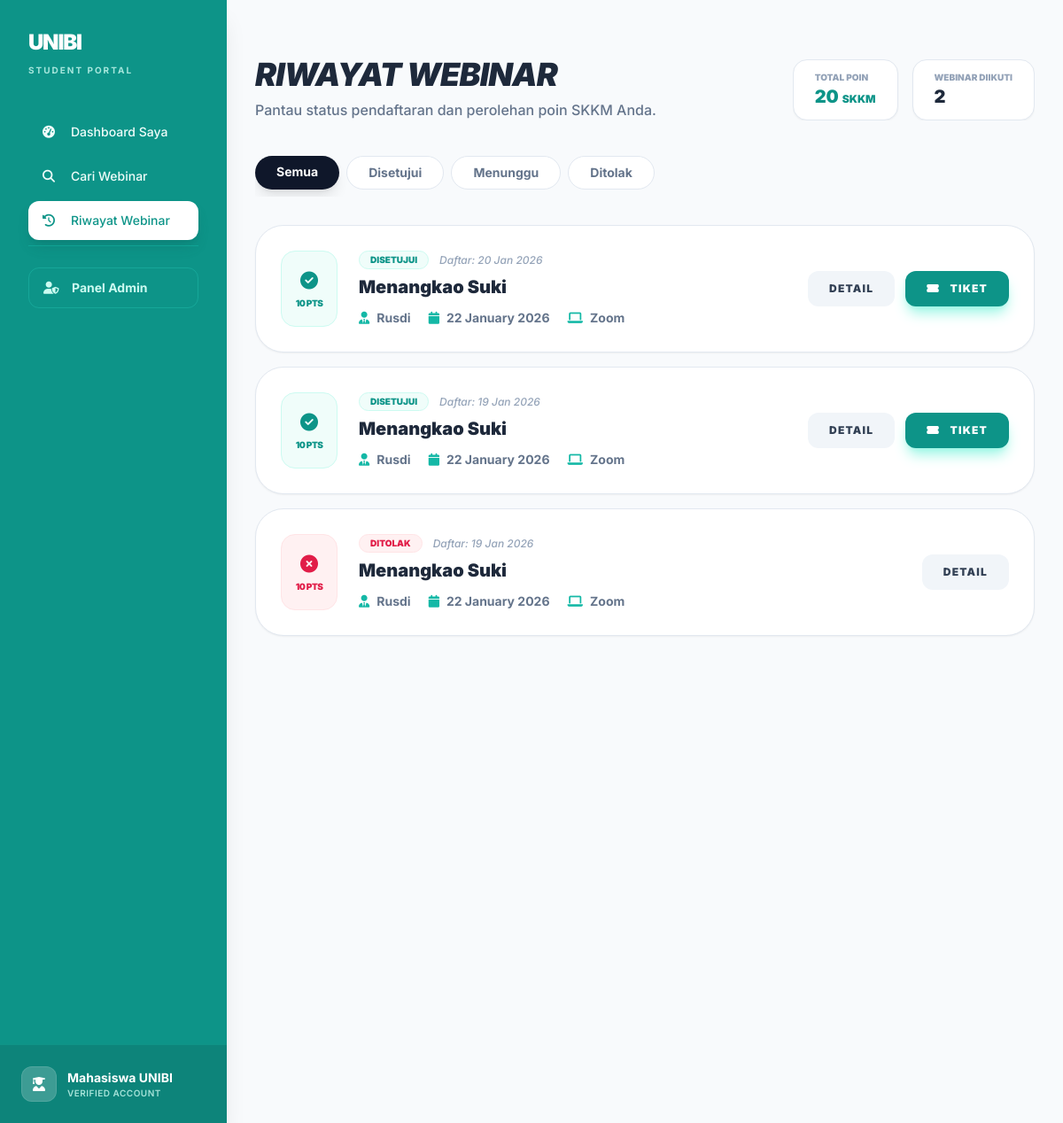
Screenshot of /student/riwayat.php with the database file from the repository.
### tables this page shows
CREATE TABLE `pemantauan_webinar` (
  `id_pendaftaran` int NOT NULL,
  `id_webinar` int DEFAULT NULL,
  `npp` varchar(13) NOT NULL,
  `motivasi` text,
  `status_pendaftaran` enum('menunggu','disetujui','ditolak') DEFAULT 'menunggu',
  `tanggal_daftar` timestamp NOT NULL DEFAULT CURRENT_TIMESTAMP
);

CREATE TABLE `webinar` (
  `id_webinar` int NOT NULL,
  `judul` varchar(200) DEFAULT NULL,
  `deskripsi` text,
  `kategori` varchar(50) DEFAULT NULL,
  `tanggal` date DEFAULT NULL,
  `waktu_mulai` time DEFAULT NULL,
  `waktu_selesai` time DEFAULT NULL,
  `pembicara` varchar(100) DEFAULT NULL,
  `platform` varchar(50) DEFAULT NULL,
  `poin_skkm` int DEFAULT NULL,
  `kuota_peserta` int DEFAULT NULL,
  `biaya` decimal(10,2) DEFAULT '0.00',
  `tipe_webinar` enum('gratis','berbayar') DEFAULT NULL,
  `status` enum('draft','publish','closed') DEFAULT 'draft',
  `status_verifikasi` enum('menunggu','disetujui','ditolak') DEFAULT 'menunggu',
  `tanggal_mulai_pendaftaran` datetime DEFAULT NULL,
  `tanggal_akhir_pendaftaran` datetime DEFAULT NULL,
  `id_penyelenggara` int DEFAULT NULL,
  `created_at` timestamp NOT NULL DEFAULT CURRENT_TIMESTAMP
);

### student/riwayat.php (the view, shortened to what this page needs)
<?php
require_once '../config/database.php';
require_once 'includes/header.php';
$status_filter = isset($_GET['status']) ? mysqli_real_escape_string($conn, $_GET['status']) : '';
$query_str = "SELECT p.*, w.judul, w.tanggal, w.pembicara, w.kategori, w.poin_skkm, w.platform
              FROM pemantauan_webinar p
              JOIN webinar w ON p.id_webinar = w.id_webinar";
$query_str .= " ORDER BY p.tanggal_daftar DESC";
$result = mysqli_query($conn, $query_str);
$stats_query = mysqli_query($conn, "SELECT
    COUNT(*) as total,
    SUM(CASE WHEN status_pendaftaran = 'disetujui' THEN 1 ELSE 0 END) as approved,
    SUM(CASE WHEN status_pendaftaran = 'menunggu' THEN 1 ELSE 0 END) as waiting
    FROM pemantauan_webinar");
$stats = mysqli_fetch_assoc($stats_query);
$poin_query = mysqli_query($conn, "SELECT SUM(w.poin_skkm) as total_poin
               FROM pemantauan_webinar p
               JOIN webinar w ON p.id_webinar = w.id_webinar
               WHERE p.status_pendaftaran = 'disetujui'");
$total_poin = mysqli_fetch_assoc($poin_query)['total_poin'] ?? 0;
?>
<div class="p-4 md:p-8 bg-slate-50 min-h-screen">
    <div class="max-w-6xl mx-auto">
        <div class="mb-10 flex flex-col md:flex-row md:items-end justify-between gap-6">
            <div>
                <h2 class="text-4xl font-black text-slate-800 tracking-tight italic uppercase">Riwayat Webinar</h2>
                <p class="text-slate-500 font-medium mt-2">Pantau status pendaftaran dan perolehan poin SKKM Anda.</p>
            </div>
            <div class="flex gap-4 overflow-x-auto pb-2 md:pb-0">
                <div class="bg-white px-6 py-3 rounded-2xl border border-slate-200 shadow-sm shrink-0">
                    <p class="text-[10px] font-black text-slate-400 uppercase">Total Poin</p>
                    <p class="text-xl font-black text-teal-600"><?= $total_poin ?> <span class="text-xs">SKKM</span></p>
                </div>
                <div class="bg-white px-6 py-3 rounded-2xl border border-slate-200 shadow-sm shrink-0">
                    <p class="text-[10px] font-black text-slate-400 uppercase">Webinar Diikuti</p>
                    <p class="text-xl font-black text-slate-800"><?= $stats['approved'] ?></p>
                </div>
            </div>
        </div>
        <div class="flex gap-2 mb-8 overflow-x-auto pb-2">
            <a href="riwayat.php" class="px-6 py-2 rounded-full font-bold text-sm transition-all <?= !$status_filter ? 'bg-slate-900 text-white shadow-lg' : 'bg-white text-slate-500 border border-slate-200 hover:border-slate-300' ?>">Semua</a>
            <a href="riwayat.php?status=disetujui" class="px-6 py-2 rounded-full font-bold text-sm transition-all <?= $status_filter == 'disetujui' ? 'bg-teal-600 text-white shadow-lg' : 'bg-white text-slate-500 border border-slate-200 hover:border-teal-200' ?>">Disetujui</a>
            <a href="riwayat.php?status=menunggu" class="px-6 py-2 rounded-full font-bold text-sm transition-all <?= $status_filter == 'menunggu' ? 'bg-amber-500 text-white shadow-lg' : 'bg-white text-slate-500 border border-slate-200 hover:border-amber-200' ?>">Menunggu</a>
            <a href="riwayat.php?status=ditolak" class="px-6 py-2 rounded-full font-bold text-sm transition-all <?= $status_filter == 'ditolak' ? 'bg-rose-500 text-white shadow-lg' : 'bg-white text-slate-500 border border-slate-200 hover:border-rose-200' ?>">Ditolak</a>
        </div>
        <div class="grid gap-4">
            <?php if(mysqli_num_rows($result) > 0): ?>
                <?php while($p = mysqli_fetch_assoc($result)):
                    $color = 'slate';
                    $icon = 'clock';
                    if($p['status_pendaftaran'] == 'disetujui') { $color = 'teal'; $icon = 'check-circle'; }
                    elseif($p['status_pendaftaran'] == 'ditolak') { $color = 'rose'; $icon = 'times-circle'; }
                    elseif($p['status_pendaftaran'] == 'menunggu') { $color = 'amber'; $icon = 'hourglass-half'; }
                ?>
                <div class="bg-white p-5 md:p-7 rounded-[2rem] border border-slate-200 hover:border-<?= $color ?>-300 transition-all shadow-sm group">
                    <div class="flex flex-col md:flex-row justify-between gap-6">
                        <div class="flex gap-6">
                            <div class="hidden md:flex flex-col items-center justify-center w-16 bg-<?= $color ?>-50 rounded-2xl border border-<?= $color ?>-100 text-<?= $color ?>-600">
                                <i class="fas fa-<?= $icon ?> text-xl"></i>
                                <span class="text-[10px] font-black uppercase mt-1 tracking-tighter"><?= $p['poin_skkm'] ?> pts</span>
                            </div>
                            <div>
                                <div class="flex items-center gap-3 mb-2">
                                    <span class="px-3 py-0.5 bg-<?= $color ?>-50 text-<?= $color ?>-600 text-[10px] font-black uppercase rounded-full border border-<?= $color ?>-100">
                                        <?= $p['status_pendaftaran'] ?>
                                    </span>
                                    <span class="text-xs text-slate-400 font-medium italic">Daftar: <?= date('d M Y', strtotime($p['tanggal_daftar'])) ?></span>
                                </div>
                                <h4 class="text-xl font-black text-slate-800 leading-tight group-hover:text-<?= $color ?>-600 transition-colors">
                                    <?= htmlspecialchars($p['judul']) ?>
                                </h4>
                                <div class="flex flex-wrap gap-x-5 gap-y-1 mt-3 text-sm text-slate-500 font-bold">
                                    <span class="flex items-center gap-2"><i class="fas fa-user-tie text-teal-500"></i> <?= htmlspecialchars($p['pembicara']) ?></span>
                                    <span class="flex items-center gap-2"><i class="fas fa-calendar text-teal-500"></i> <?= date('d F Y', strtotime($p['tanggal'])) ?></span>
                                    <span class="flex items-center gap-2"><i class="fas fa-laptop text-teal-500"></i> <?= htmlspecialchars($p['platform']) ?></span>
                                </div>
                            </div>
                        </div>
                        <div class="flex items-center md:justify-end gap-3 border-t md:border-t-0 pt-4 md:pt-0">
                            <a href="detail-webinar.php?id=<?= $p['id_webinar'] ?>"
                               class="flex-1 md:flex-none px-6 py-3 bg-slate-100 hover:bg-slate-200 text-slate-700 rounded-xl font-black text-xs uppercase tracking-widest transition-all text-center">
                                Detail
                            </a>
                            <?php if($p['status_pendaftaran'] == 'disetujui'): ?>
                            <button class="flex-1 md:flex-none px-6 py-3 bg-teal-600 hover:bg-teal-700 text-white rounded-xl font-black text-xs uppercase tracking-widest shadow-lg shadow-teal-200 transition-all text-center">
                                <i class="fas fa-ticket-alt mr-2"></i> Tiket
                            </button>
                            <?php endif; ?>
                        </div>
                    </div>
                </div>
                <?php endwhile; ?>
            <?php endif; ?>
        </div>
    </div>
</div>
<?php require_once 'includes/footer.php'; ?>

### student/includes/header.php (style rules this page uses)
body { font-family: 'Inter', sans-serif; opacity: 0; transition: opacity 0.3s ease; }
body.loaded { opacity: 1; }

### rows the page displays
pemantauan_webinar: id_webinar.poin_skkm "10", status_pendaftaran "DISETUJUI", tanggal_daftar "20 Jan 2026", id_webinar.judul "Menangkao Suki", id_webinar.pembicara "Rusdi", id_webinar.tanggal "22 January 2026", id_webinar.platform "Zoom", shows "TIKET"
pemantauan_webinar: id_webinar.poin_skkm "10", status_pendaftaran "DISETUJUI", tanggal_daftar "19 Jan 2026", id_webinar.judul "Menangkao Suki", id_webinar.pembicara "Rusdi", id_webinar.tanggal "22 January 2026", id_webinar.platform "Zoom", shows "TIKET"
pemantauan_webinar: id_webinar.poin_skkm "10", status_pendaftaran "DITOLAK", tanggal_daftar "19 Jan 2026", id_webinar.judul "Menangkao Suki", id_webinar.pembicara "Rusdi", id_webinar.tanggal "22 January 2026", id_webinar.platform "Zoom"

### other values shown
$menu[2] "Dashboard Saya"
$menu[2] "Cari Webinar"
$menu[2] "Riwayat Webinar"
$total_poin "20"
$stats['approved'] "2"
